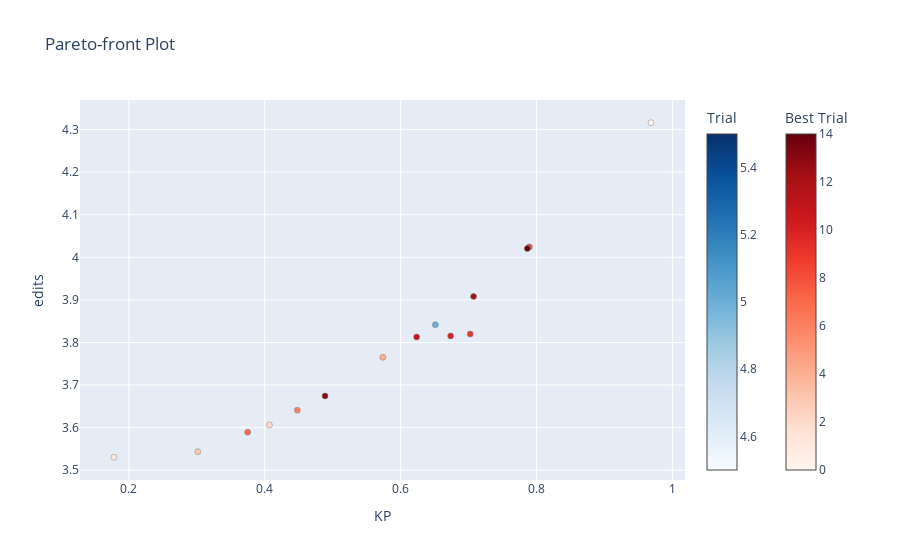

The notebook cell this image was saved under:
### Code cell
optuna.visualization.plot_pareto_front(study, target_names=["KP", "edits"])

### Figure 1 — Plotly figure (JSON) as saved in the notebook; plotly's stock layout.template omitted (floating-point values rounded to 4 significant figures)
{"data": [{"hovertemplate": "%{text}<extra>Trial</extra>", "marker": {"color": [5], "colorbar": {"title": {"text": "Trial"}}, "colorscale": [[0, "rgb(247,251,255)"], [0.125, "rgb(222,235,247)"], [0.25, "rgb(198,219,239)"], [0.375, "rgb(158,202,225)"], [0.5, "rgb(107,174,214)"], [0.625, "rgb(66,146,198)"], [0.75, "rgb(33,113,181)"], [0.875, "rgb(8,81,156)"], [1, "rgb(8,48,107)"]], "line": {"color": "Grey", "width": 0.5}}, "mode": "markers", "showlegend": false, "text": ["{<br>  \"number\": 5,<br>  \"values\": [<br>    0.651106521097669,<br>    3.8415325323055995<br>  ],<br>  \"params\": {<br>    \"lambd2\": 6.78956944134256,<br>    \"max_dist\": 2.3925447008216754<br>  }<br>}"], "type": "scatter", "x": [0.6511], "y": [3.842]}, {"hovertemplate": "%{text}<extra>Best Trial</extra>", "marker": {"color": [0, 1, 2, 3, 4, 6, 7, 8, 9, 10, 11, 12, 13, 14], "colorbar": {"title": {"text": "Best Trial"}, "x": 1.1, "xpad": 40}, "colorscale": [[0, "rgb(255,245,240)"], [0.125, "rgb(254,224,210)"], [0.25, "rgb(252,187,161)"], [0.375, "rgb(252,146,114)"], [0.5, "rgb(251,106,74)"], [0.625, "rgb(239,59,44)"], [0.75, "rgb(203,24,29)"], [0.875, "rgb(165,15,21)"], [1, "rgb(103,0,13)"]], "line": {"color": "Grey", "width": 0.5}}, "mode": "markers", "showlegend": false, "text": ["{<br>  \"number\": 0,<br>  \"values\": [<br>    0.9685366109885493,<br>    4.3160281115393335<br>  ],<br>  \"params\": {<br>    \"lambd2\": 10.0,<br>    \"max_dist\": 0.0<br>  }<br>}", "{<br>  \"number\": 1,<br>  \"values\": [<br>    0.17819302639183202,<br>    3.5304919519383358<br>  ],<br>  \"params\": {<br>    \"lambd2\": 0.0,<br>    \"max_dist\": 0.0<br>  }<br>}", "{<br>  \"number\": 2,<br>  \"values\": [<br>    0.40699063305463,<br>    3.6062117433688505<br>  ],<br>  \"params\": {<br>    \"lambd2\": 1.2418872622729515,<br>    \"max_dist\": 2.093624099292212<br>  }<br>}", "{<br>  \"number\": 3,<br>  \"values\": [<br>    0.3015162177723754,<br>    3.543640897755611<br>  ],<br>  \"params\": {<br>    \"lambd2\": 0.3513144109413413,<br>    \"max_dist\": 1.7619755402181412<br>  }<br>}", "{<br>  \"number\": 4,<br>  \"values\": [<br>    0.5738800578034682,<br>    3.7651326229879847<br>  ],<br>  \"params\": {<br>    \"lambd2\": 4.3292843708279705,<br>    \"max_dist\": 2.330011732648823<br>  }<br>}", "{<br>  \"number\": 6,<br>  \"values\": [<br>    0.447979577859411,<br>    3.6411244615733396<br>  ],<br>  \"params\": {<br>    \"lambd2\": 1.6011896882834564,<br>    \"max_dist\": 1.9875612377070424<br>  }<br>}", "{<br>  \"number\": 7,<br>  \"values\": [<br>    0.37497631529084824,<br>    3.5894355021537065<br>  ],<br>  \"params\": {<br>    \"lambd2\": 1.0994561034175554,<br>    \"max_dist\": 2.417154466205264<br>  }<br>}", "{<br>  \"number\": 8,<br>  \"values\": [<br>    0.7895448400180262,<br>    4.024484243935616<br>  ],<br>  \"params\": {<br>    \"lambd2\": 5.958863709614808,<br>    \"max_dist\": 0.7835538260918963<br>  }<br>}", "{<br>  \"number\": 9,<br>  \"values\": [<br>    0.7024749243278533,<br>    3.819768759918386<br>  ],<br>  \"params\": {<br>    \"lambd2\": 1.1686173368588848,<br>    \"max_dist\": 0.26158709591607143<br>  }<br>}", "{<br>  \"number\": 10,<br>  \"values\": [<br>    0.6736779560308972,<br>    3.8154613466334166<br>  ],<br>  \"params\": {<br>    \"lambd2\": 1.3611424006010586,<br>    \"max_dist\": 0.39737435991016257<br>  }<br>}", "{<br>  \"number\": 11,<br>  \"values\": [<br>    0.6236175526221905,<br>    3.812740875085015<br>  ],<br>  \"params\": {<br>    \"lambd2\": 7.122423478078015,<br>    \"max_dist\": 2.939431301570641<br>  }<br>}", "{<br>  \"number\": 12,<br>  \"values\": [<br>    0.7074076222518707,<br>    3.908184085241442<br>  ],<br>  \"params\": {<br>    \"lambd2\": 8.214168025998385,<br>    \"max_dist\": 2.0300156657696764<br>  }<br>}", "{<br>  \"number\": 13,<br>  \"values\": [<br>    0.48883267522211254,<br>    3.6744502380412607<br>  ],<br>  \"params\": {<br>    \"lambd2\": 1.6761041393275178,<br>    \"max_dist\": 1.5490815215482672<br>  }<br>}", "{<br>  \"number\": 14,<br>  \"values\": [<br>    0.7865238229489709,<br>    4.02063024257538<br>  ],<br>  \"params\": {<br>    \"lambd2\": 7.015174468784894,<br>    \"max_dist\": 0.9419465299351953<br>  }<br>}"], "type": "scatter", "x": [0.9685, 0.1782, 0.407, 0.3015, 0.5739, 0.448, 0.375, 0.7895, 0.7025, 0.6737, 0.6236, 0.7074, 0.4888, 0.7865], "y": [4.316, 3.53, 3.606, 3.544, 3.765, 3.641, 3.589, 4.024, 3.82, 3.815, 3.813, 3.908, 3.674, 4.021]}], "layout": {"title": {"text": "Pareto-front Plot"}, "xaxis": {"title": {"text": "KP"}}, "yaxis": {"title": {"text": "edits"}}}}
